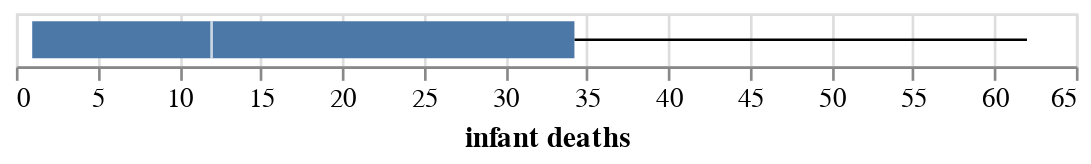

Notebook code for this chart:
### Code cell
alt.Chart(filtered_df).mark_boxplot().encode(
    x='infant deaths'
)

### Figure 1 — Vega-Lite specification as saved in the notebook (floating-point values rounded to 4 significant figures)
{"config": {"view": {"continuousWidth": 400, "continuousHeight": 300}}, "data": {"name": "data-0bcf5a5dda81ccb7da1e112b62e6a35a"}, "mark": "boxplot", "encoding": {"x": {"field": "infant deaths", "type": "quantitative"}}, "$schema": "https://vega.github.io/schema/vega-lite/v4.17.0.json", "datasets": {"data-0bcf5a5dda81ccb7da1e112b62e6a35a": [{"Year": 2001, "Country": "Australia", "infant deaths": 1, "Alcohol": 9.53, "Polio": 91.0, "Measles": 141, "Schooling": 20.5}, {"Year": 2003, "Country": "Australia", "infant deaths": 1, "Alcohol": 9.97, "Polio": 92.0, "Measles": 91, "Schooling": 20.6}, {"Year": 2011, "Country": "Australia", "infant deaths": 1, "Alcohol": 10.3, "Polio": 92.0, "Measles": 190, "Schooling": 19.8}, {"Year": 2006, "Country": "Australia", "infant deaths": 1, "Alcohol": 10.31, "Polio": 92.0, "Measles": 0, "Schooling": 20.3}, {"Year": 2014, "Country": "Australia", "infant deaths": 1, "Alcohol": 9.71, "Polio": 92.0, "Measles": 340, "Schooling": 20.4}, {"Year": 2002, "Country": "Australia", "infant deaths": 1, "Alcohol": 9.84, "Polio": 92.0, "Measles": 32, "Schooling": 20.1}, {"Year": 2012, "Country": "Australia", "infant deaths": 1, "Alcohol": 10.03, "Polio": 92.0, "Measles": 199, "Schooling": 20.1}, {"Year": 2000, "Country": "Australia", "infant deaths": 1, "Alcohol": 10.17, "Polio": 9.0, "Measles": 108, "Schooling": 20.4}, {"Year": 2004, "Country": "Australia", "infant deaths": 1, "Alcohol": 9.84, "Polio": 92.0, "Measles": 70, "Schooling": 20.7}, {"Year": 2009, "Country": "Australia", "infant deaths": 1, "Alcohol": 10.62, "Polio": 92.0, "Measles": 104, "Schooling": 19.1}, {"Year": 2007, "Country": "Australia", "infant deaths": 1, "Alcohol": 10.56, "Polio": 92.0, "Measles": 11, "Schooling": 19.0}, {"Year": 2005, "Country": "Australia", "infant deaths": 1, "Alcohol": 10.3, "Polio": 92.0, "Measles": 10, "Schooling": 20.3}, {"Year": 2013, "Country": "Australia", "infant deaths": 1, "Alcohol": 9.87, "Polio": 91.0, "Measles": 158, "Schooling": 20.3}, {"Year": 2008, "Country": "Australia", "infant deaths": 1, "Alcohol": 10.76, "Polio": 92.0, "Measles": 65, "Schooling": 19.1}, {"Year": 2010, "Country": "Australia", "infant deaths": 1, "Alcohol": 10.52, "Polio": 92.0, "Measles": 70, "Schooling": 19.5}, {"Year": 2011, "Country": "Cameroon", "infant deaths": 51, "Alcohol": 6.19, "Polio": 8.0, "Measles": 504, "Schooling": 10.0}, {"Year": 2008, "Country": "Cameroon", "infant deaths": 56, "Alcohol": 5.9, "Polio": 82.0, "Measles": 495, "Schooling": 8.8}, {"Year": 2001, "Country": "Cameroon", "infant deaths": 61, "Alcohol": 4.43, "Polio": 61.0, "Measles": 23934, "Schooling": 7.1}, {"Year": 2004, "Country": "Cameroon", "infant deaths": 59, "Alcohol": 4.71, "Polio": 72.0, "Measles": 358, "Schooling": 8.2}, {"Year": 2000, "Country": "Cameroon", "infant deaths": 62, "Alcohol": 3.91, "Polio": 57.0, "Measles": 14629, "Schooling": 6.9}, {"Year": 2012, "Country": "Cameroon", "infant deaths": 50, "Alcohol": 0.01, "Polio": 85.0, "Measles": 609, "Schooling": 10.4}, {"Year": 2010, "Country": "Cameroon", "infant deaths": 53, "Alcohol": 6.15, "Polio": 83.0, "Measles": 240, "Schooling": 9.7}, {"Year": 2006, "Country": "Cameroon", "infant deaths": 58, "Alcohol": 5.22, "Polio": 78.0, "Measles": 196, "Schooling": 8.2}, {"Year": 2014, "Country": "Cameroon", "infant deaths": 47, "Alcohol": 0.01, "Polio": 86.0, "Measles": 831, "Schooling": 10.4}, {"Year": 2013, "Country": "Cameroon", "infant deaths": 48, "Alcohol": 0.01, "Polio": 88.0, "Measles": 760, "Schooling": 10.4}, {"Year": 2009, "Country": "Cameroon", "infant deaths": 54, "Alcohol": 5.89, "Polio": 79.0, "Measles": 251, "Schooling": 9.2}, {"Year": 2007, "Country": "Cameroon", "infant deaths": 57, "Alcohol": 5.44, "Polio": 81.0, "Measles": 100, "Schooling": 8.0}, {"Year": 2005, "Country": "Cameroon", "infant deaths": 58, "Alcohol": 5.03, "Polio": 79.0, "Measles": 605, "Schooling": 8.3}, {"Year": 2002, "Country": "Cameroon", "infant deaths": 60, "Alcohol": 4.58, "Polio": 66.0, "Measles": 1448, "Schooling": 8.4}, {"Year": 2003, "Country": "Cameroon", "infant deaths": 60, "Alcohol": 4.64, "Polio": 72.0, "Measles": 899, "Schooling": 8.1}, {"Year": 2004, "Country": "Netherlands", "infant deaths": 1, "Alcohol": 9.56, "Polio": 98.0, "Measles": 11, "Schooling": 16.5}, {"Year": 2006, "Country": "Netherlands", "infant deaths": 1, "Alcohol": 9.79, "Polio": 96.0, "Measles": 1, "Schooling": 16.5}, {"Year": 2013, "Country": "Netherlands", "infant deaths": 1, "Alcohol": 8.68, "Polio": 97.0, "Measles": 2632, "Schooling": 18.1}, {"Year": 2005, "Country": "Netherlands", "infant deaths": 1, "Alcohol": 9.69, "Polio": 96.0, "Measles": 4, "Schooling": 16.4}, {"Year": 2010, "Country": "Netherlands", "infant deaths": 1, "Alcohol": 9.33, "Polio": 97.0, "Measles": 15, "Schooling": 17.0}, {"Year": 2008, "Country": "Netherlands", "infant deaths": 1, "Alcohol": 9.62, "Polio": 97.0, "Measles": 109, "Schooling": 16.8}, {"Year": 2002, "Country": "Netherlands", "infant deaths": 1, "Alcohol": 9.68, "Polio": 97.0, "Measles": 3, "Schooling": 16.9}, {"Year": 2014, "Country": "Netherlands", "infant deaths": 1, "Alcohol": 0.01, "Polio": 96.0, "Measles": 140, "Schooling": 18.1}, {"Year": 2007, "Country": "Netherlands", "infant deaths": 1, "Alcohol": 9.53, "Polio": 97.0, "Measles": 10, "Schooling": 16.6}, {"Year": 2009, "Country": "Netherlands", "infant deaths": 1, "Alcohol": 9.23, "Polio": 97.0, "Measles": 15, "Schooling": 16.9}, {"Year": 2001, "Country": "Netherlands", "infant deaths": 1, "Alcohol": 9.95, "Polio": 97.0, "Measles": 0, "Schooling": 16.7}, {"Year": 2011, "Country": "Netherlands", "infant deaths": 1, "Alcohol": 8.96, "Polio": 97.0, "Measles": 51, "Schooling": 17.2}, {"Year": 2000, "Country": "Netherlands", "infant deaths": 1, "Alcohol": 10.06, "Polio": 97.0, "Measles": 1019, "Schooling": 16.5}, {"Year": 2003, "Country": "Netherlands", "infant deaths": 1, "Alcohol": 9.56, "Polio": 98.0, "Measles": 4, "Schooling": 16.5}, {"Year": 2012, "Country": "Netherlands", "infant deaths": 1, "Alcohol": 9.05, "Polio": 97.0, "Measles": 10, "Schooling": 18.1}, {"Year": 2001, "Country": "Zimbabwe", "infant deaths": 25, "Alcohol": 1.72, "Polio": 76.0, "Measles": 529, "Schooling": 9.8}, {"Year": 2002, "Country": "Zimbabwe", "infant deaths": 25, "Alcohol": 4.43, "Polio": 73.0, "Measles": 304, "Schooling": 10.0}, {"Year": 2013, "Country": "Zimbabwe", "infant deaths": 25, "Alcohol": 6.39, "Polio": 95.0, "Measles": 0, "Schooling": 10.4}, {"Year": 2012, "Country": "Zimbabwe", "infant deaths": 26, "Alcohol": 6.09, "Polio": 95.0, "Measles": 0, "Schooling": 9.8}, {"Year": 2006, "Country": "Zimbabwe", "infant deaths": 28, "Alcohol": 4.57, "Polio": 71.0, "Measles": 212, "Schooling": 9.5}, {"Year": 2014, "Country": "Zimbabwe", "infant deaths": 23, "Alcohol": 6.5, "Polio": 92.0, "Measles": 0, "Schooling": 10.3}, {"Year": 2004, "Country": "Zimbabwe", "infant deaths": 27, "Alcohol": 4.36, "Polio": 67.0, "Measles": 31, "Schooling": 9.2}, {"Year": 2008, "Country": "Zimbabwe", "infant deaths": 30, "Alcohol": 3.56, "Polio": 75.0, "Measles": 0, "Schooling": 9.7}, {"Year": 2007, "Country": "Zimbabwe", "infant deaths": 29, "Alcohol": 3.88, "Polio": 73.0, "Measles": 242, "Schooling": 9.6}, {"Year": 2000, "Country": "Zimbabwe", "infant deaths": 24, "Alcohol": 1.68, "Polio": 78.0, "Measles": 1483, "Schooling": 9.8}, {"Year": 2011, "Country": "Zimbabwe", "infant deaths": 28, "Alcohol": 6.0, "Polio": 93.0, "Measles": 0, "Schooling": 10.1}, {"Year": 2003, "Country": "Zimbabwe", "infant deaths": 26, "Alcohol": 4.06, "Polio": 7.0, "Measles": 998, "Schooling": 9.5}, {"Year": 2010, "Country": "Zimbabwe", "infant deaths": 29, "Alcohol": 5.21, "Polio": 89.0, "Measles": 9696, "Schooling": 10.0}, {"Year": 2009, "Country": "Zimbabwe", "infant deaths": 30, "Alcohol": 4.64, "Polio": 69.0, "Measles": 853, "Schooling": 9.9}, {"Year": 2005, "Country": "Zimbabwe", "infant deaths": 28, "Alcohol": 4.14, "Polio": 69.0, "Measles": 420, "Schooling": 9.3}]}}
